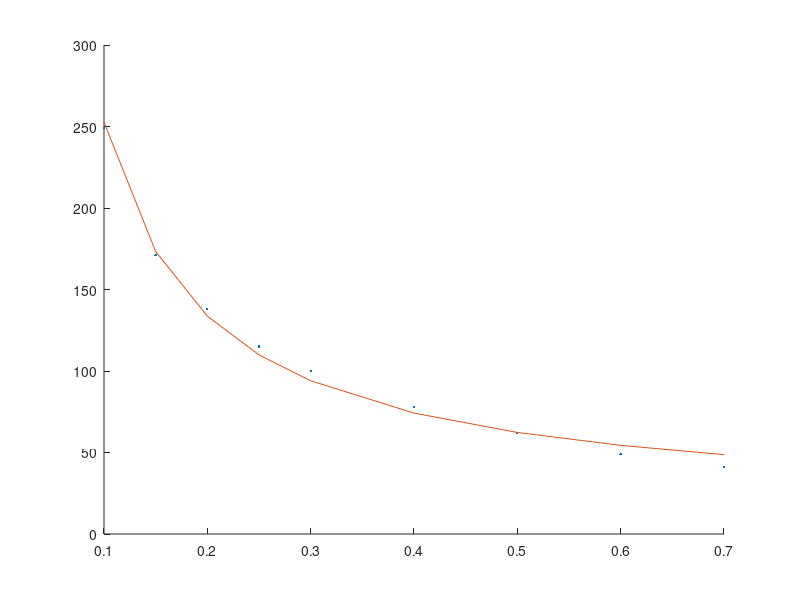
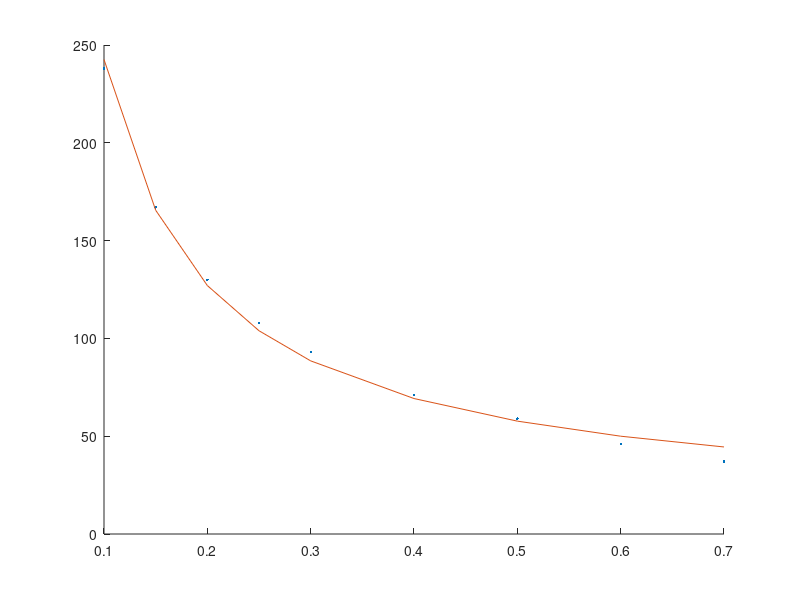

MATLAB code for these plots, in order:


irData = [249,238,0.10;
          171,167,0.15;
          138,130, 0.20;
          115,108,0.25;
          100,93,0.30;
          78,71,0.40;
          62,59,0.50;
          49,46,0.60;
          41,37,0.70];

k0 = [16;10];
calibFun = @(k,d)k(1)./d +k(2);
k1 = lsqcurvefit(calibFun,k0,irData(:,3),irData(:,1));
k2 = lsqcurvefit(calibFun,k0,irData(:,3),irData(:,2));

hold on;
plot(irData(:,3),irData(:,1),'.');
plot(irData(:,3),calibFun(k1,irData(:,3)));

figure
hold on;
plot(irData(:,3),irData(:,2),'.');
plot(irData(:,3),calibFun(k2,irData(:,3)));